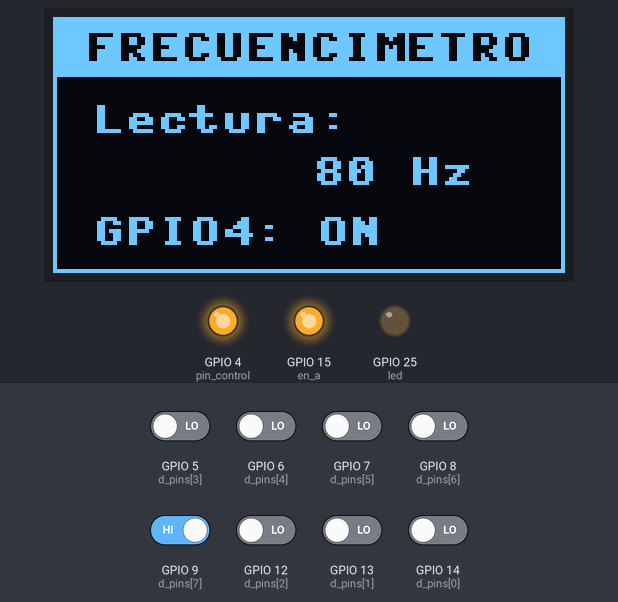
The program below on a simulated ESP32 board running MicroPython. On the bench: 128×64 one-colour display, output pins drawn as LEDs (lit = HIGH). Dashed ring = blinking. Inputs (shaded band) come from the test bench; at power-on: GPIO 9 (d_pins[7]) HIGH, GPIO 5 (d_pins[3]), GPIO 6 (d_pins[4]), GPIO 7 (d_pins[5]), GPIO 8 (d_pins[6]), GPIO 12 (d_pins[2]), GPIO 13 (d_pins[1]), GPIO 14 (d_pins[0]) LOW. Pins used as bus, display or sensor lines are not drawn; what the program prints to the serial console is not drawn.

Above: at 1.7 s.
1.8 s: GPIO 7 (d_pins[5]) driven HIGH
At 3.6 s:
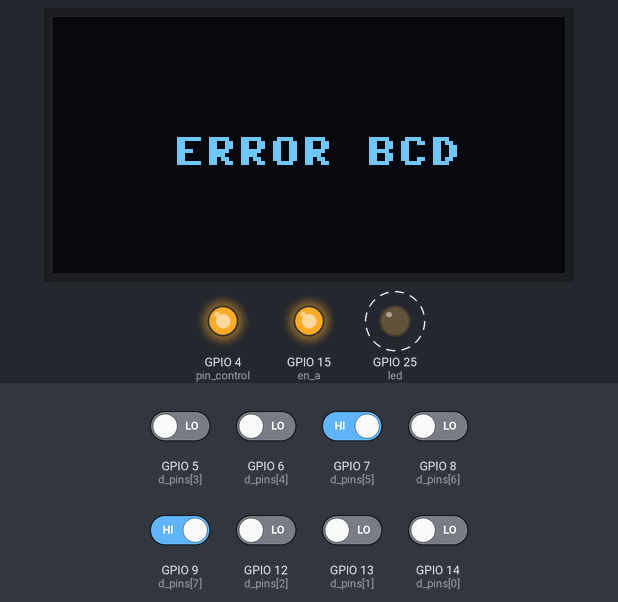
4.6 s: GPIO 9 (d_pins[7]) driven LOW
At 6.05 s:
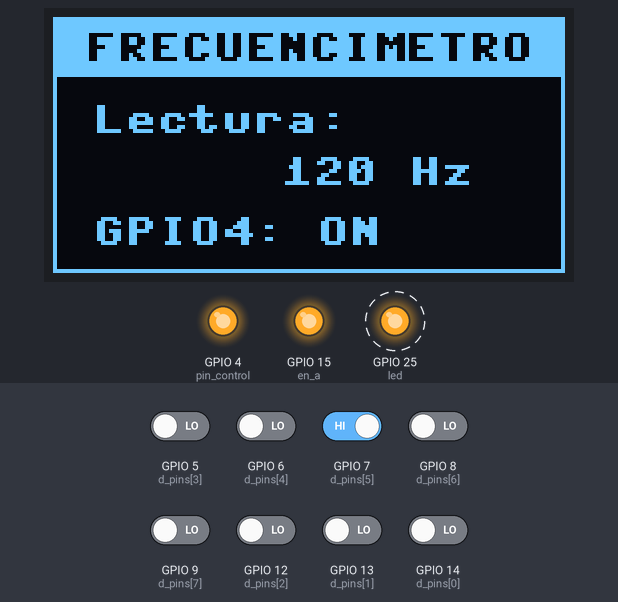
7.0 s: GPIO 5 (d_pins[3]) driven HIGH
At 11.3 s:
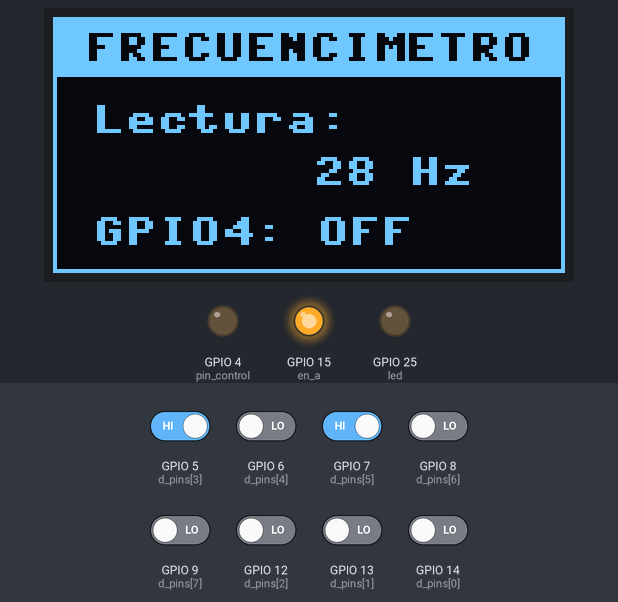
11.4 s: GPIO 12 (d_pins[2]) driven HIGH
At 13.6 s:
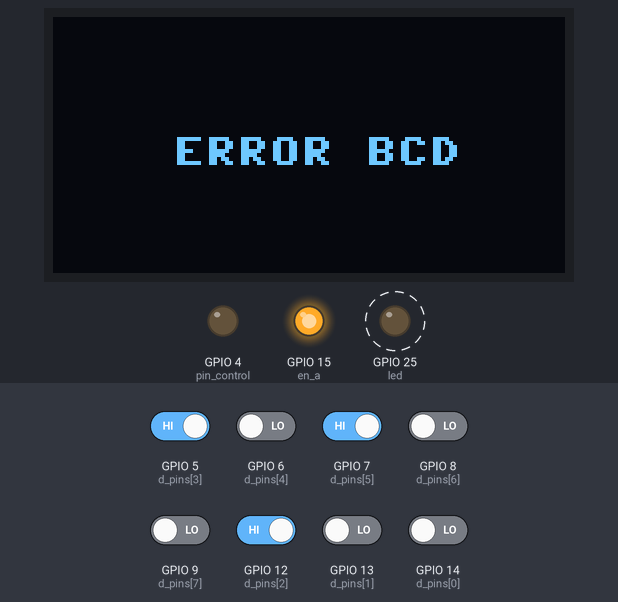
15.5 s: GPIO 5 (d_pins[3]) driven LOW
At 17.05 s:
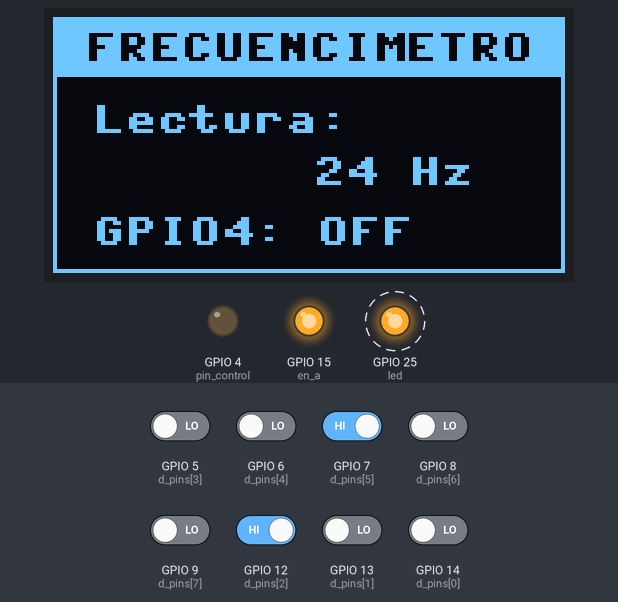
18.0 s: GPIO 6 (d_pins[4]) driven HIGH
Timing chart, 0 to 21.2 s (numbered marks = the images above; inputs shaded):
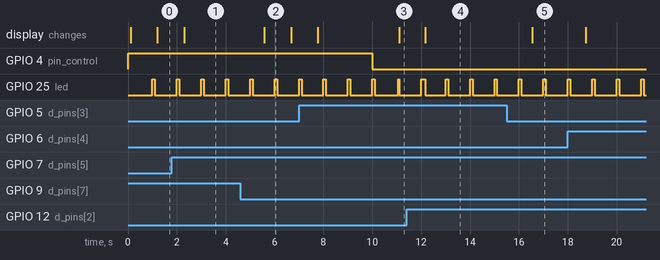

The program:

main.py
```python
from machine import Pin, SoftI2C
import time
import ssd1306

# --- 1. CONFIGURACIÓN DE PINES BCD ---
PIN_D0, PIN_D1, PIN_D2, PIN_D3 = 14, 13, 12, 5
PIN_D4, PIN_D5, PIN_D6, PIN_D7 = 6, 7, 8, 9
PIN_RST_B, PIN_RST_A, PIN_EN_A = 10, 11, 15
PIN_LED = 25

# --- 2. PIN DE CONTROL (GPIO 4) ---
pin_control = Pin(4, Pin.OUT)
pin_control.value(1)
# Guardamos el tiempo de inicio para el temporizador de 10s
inicio_programa = time.ticks_ms()
pin_activo = True

# --- 3. CONFIGURACIÓN OLED ---
i2c = SoftI2C(sda=Pin(20), scl=Pin(21), freq=100000)
oled = ssd1306.SSD1306_I2C(128, 64, i2c)

# --- 4. INICIALIZACIÓN HARDWARE CD4518 ---
en_a  = Pin(PIN_EN_A,  Pin.OUT, value=1)
rst_a = Pin(PIN_RST_A, Pin.OUT, value=0)
rst_b = Pin(PIN_RST_B, Pin.OUT, value=0)
d_pins = [Pin(p, Pin.IN) for p in [PIN_D0, PIN_D1, PIN_D2, PIN_D3, PIN_D4, PIN_D5, PIN_D6, PIN_D7]]
led = Pin(PIN_LED, Pin.OUT, value=0)

carry_count = 0
def irq_handler(pin):
    global carry_count
    carry_count += 1

carry = Pin(PIN_D7, Pin.IN)
carry.irq(trigger=Pin.IRQ_FALLING, handler=irq_handler)

# --- 5. FUNCIONES ---
def read_bcd():
    u = (d_pins[0].value() | (d_pins[1].value() << 1) | (d_pins[2].value() << 2) | (d_pins[3].value() << 3))
    t = (d_pins[4].value() | (d_pins[5].value() << 1) | (d_pins[6].value() << 2) | (d_pins[7].value() << 3))
    if u > 9 or t > 9: return None
    return (t * 10) + u

def actualizar_oled(valor_hz, pin_state):
    oled.fill(0)
    oled.rect(0, 0, 128, 64, 1)
    oled.fill_rect(0, 0, 128, 15, 1)
    oled.text("FRECUENCIMETRO", 8, 4, 0)

    oled.text("Lectura:", 10, 22)
    oled.text("{:7d} Hz".format(valor_hz), 25, 35)

    # Estado del GPIO 4 en pantalla
    status = "GPIO4: ON" if pin_state else "GPIO4: OFF"
    oled.text(status, 10, 50)
    oled.show()

# --- 6. BUCLE PRINCIPAL ---
GATE_MS = 1000
gate_start = time.ticks_ms()

print("GPIO 4 en ALTO. Bajará en 10 segundos...")

while True:
    now = time.ticks_ms()

    # --- CONTROL TEMPORIZADO DEL GPIO 4 ---
    if pin_activo and time.ticks_diff(now, inicio_programa) >= 10000:
        pin_control.value(0)
        pin_activo = False
        print("GPIO 4 cambiado a BAJO.")

    # Destello de actividad en el LED
    led.value(1 if (now % 1000) < 100 else 0)

    # --- PROCESO DE MEDICIÓN (Cada 1 segundo) ---
    if time.ticks_diff(now, gate_start) >= GATE_MS:
        en_a.value(0)

        bcd = read_bcd()
        cc = carry_count

        # Reset de hardware
        rst_a.value(1); rst_b.value(1)
        carry_count = 0
        time.sleep_us(10)
        rst_a.value(0); rst_b.value(0)
        en_a.value(1)

        if bcd is not None:
            frecuencia = (cc * 100) + bcd
            actualizar_oled(frecuencia, pin_activo)
        else:
            oled.fill(0)
            oled.text("ERROR BCD", 30, 30)
            oled.show()

        gate_start = time.ticks_ms()
```

Measured:
- after the input at 1.8 s, the display: changes after 0.49 s (image 1)
- after the input at 4.6 s, the display: changes after 0.98 s (image 2)
- after the input at 7.0 s, the display: first changes after 0.77 s (image 3 shows a later state)
- after the input at 11.4 s, the display: changes after 0.76 s (image 4)
- after the input at 15.5 s, the display: changes after 1.0 s (image 5)
- what the display in image 2 shows lasts 1.1 s, from 5.6 s to 6.7 s
